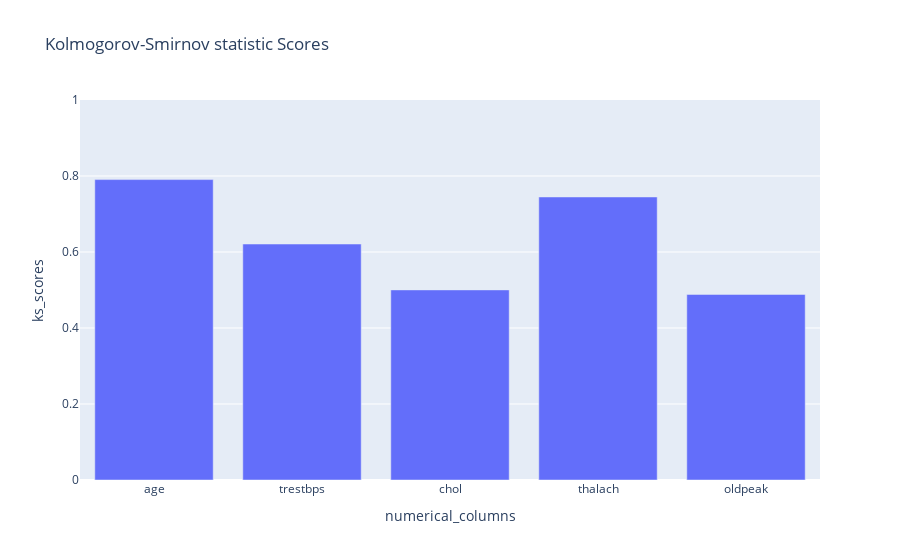

Here is the notebook cell this chart was saved with:
### Code cell
ks_figure

### Figure 1 — Plotly figure (JSON) as saved in the notebook; plotly's stock layout.template omitted (floating-point values rounded to 4 significant figures)
{"data": [{"alignmentgroup": "True", "hovertemplate": "numerical_columns=%{x}<br>ks_scores=%{y}<extra></extra>", "legendgroup": "", "marker": {"color": "#636efa", "pattern": {"shape": ""}}, "name": "", "offsetgroup": "", "orientation": "v", "showlegend": false, "textposition": "inside", "type": "bar", "x": ["age", "trestbps", "chol", "thalach", "oldpeak"], "xaxis": "x", "y": [0.7906, 0.621, 0.5003, 0.7448, 0.4884], "yaxis": "y"}], "layout": {"barmode": "relative", "legend": {"tracegroupgap": 0}, "title": {"text": "Kolmogorov-Smirnov statistic Scores"}, "xaxis": {"anchor": "y", "domain": [0, 1], "title": {"text": "numerical_columns"}}, "yaxis": {"anchor": "x", "domain": [0, 1], "range": [0, 1], "title": {"text": "ks_scores"}}}}
